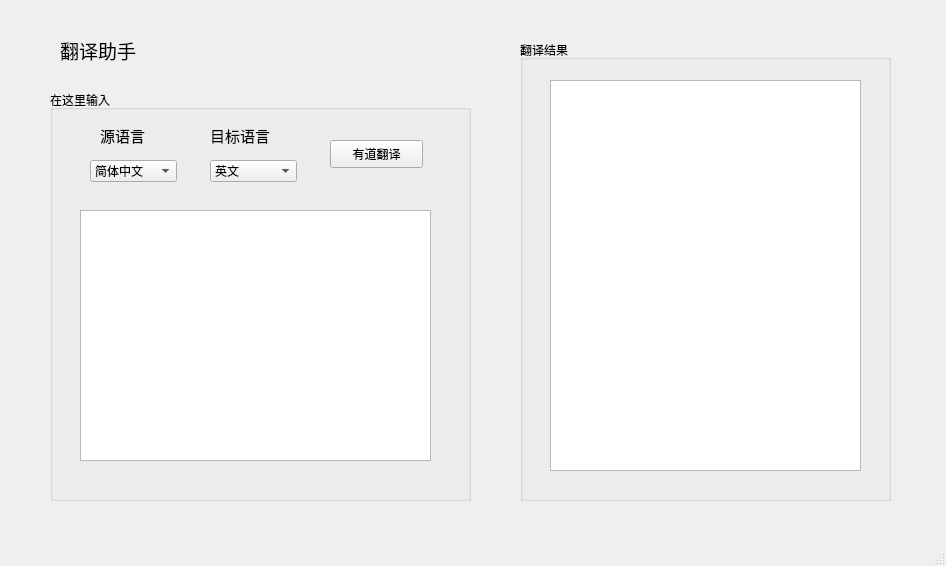
<?xml version="1.0" encoding="UTF-8"?>
<ui version="4.0">
 <class>TransWindow</class>
 <widget class="QMainWindow" name="TransWindow">
  <property name="geometry">
   <rect>
    <x>0</x>
    <y>0</y>
    <width>946</width>
    <height>566</height>
   </rect>
  </property>
  <property name="windowTitle">
   <string>MainWindow</string>
  </property>
  <widget class="QWidget" name="centralwidget">
   <widget class="QLabel" name="label">
    <property name="geometry">
     <rect>
      <x>60</x>
      <y>30</y>
      <width>101</width>
      <height>41</height>
     </rect>
    </property>
    <property name="font">
     <font>
      <family>华文仿宋</family>
      <pointsize>14</pointsize>
     </font>
    </property>
    <property name="text">
     <string>翻译助手</string>
    </property>
   </widget>
   <widget class="QGroupBox" name="groupBox">
    <property name="geometry">
     <rect>
      <x>50</x>
      <y>90</y>
      <width>421</width>
      <height>411</height>
     </rect>
    </property>
    <property name="title">
     <string>在这里输入</string>
    </property>
    <widget class="QTextEdit" name="textEdit">
     <property name="geometry">
      <rect>
       <x>30</x>
       <y>120</y>
       <width>351</width>
       <height>251</height>
      </rect>
     </property>
    </widget>
    <widget class="QLabel" name="label_2">
     <property name="geometry">
      <rect>
       <x>50</x>
       <y>30</y>
       <width>61</width>
       <height>31</height>
      </rect>
     </property>
     <property name="font">
      <font>
       <pointsize>11</pointsize>
      </font>
     </property>
     <property name="text">
      <string>源语言</string>
     </property>
    </widget>
    <widget class="QLabel" name="label_3">
     <property name="geometry">
      <rect>
       <x>160</x>
       <y>30</y>
       <width>81</width>
       <height>31</height>
      </rect>
     </property>
     <property name="font">
      <font>
       <pointsize>11</pointsize>
      </font>
     </property>
     <property name="text">
      <string>目标语言</string>
     </property>
    </widget>
    <widget class="QComboBox" name="comboBox">
     <property name="geometry">
      <rect>
       <x>40</x>
       <y>70</y>
       <width>87</width>
       <height>22</height>
      </rect>
     </property>
     <item>
      <property name="text">
       <string>简体中文</string>
      </property>
     </item>
     <item>
      <property name="text">
       <string>繁体中文</string>
      </property>
     </item>
     <item>
      <property name="text">
       <string>英文</string>
      </property>
     </item>
     <item>
      <property name="text">
       <string>日文</string>
      </property>
     </item>
     <item>
      <property name="text">
       <string>韩文</string>
      </property>
     </item>
     <item>
      <property name="text">
       <string>法文</string>
      </property>
     </item>
     <item>
      <property name="text">
       <string>俄文</string>
      </property>
     </item>
     <item>
      <property name="text">
       <string>阿拉伯文</string>
      </property>
     </item>
    </widget>
    <widget class="QComboBox" name="comboBox_2">
     <property name="geometry">
      <rect>
       <x>160</x>
       <y>70</y>
       <width>87</width>
       <height>22</height>
      </rect>
     </property>
     <item>
      <property name="text">
       <string>英文</string>
      </property>
     </item>
     <item>
      <property name="text">
       <string>简体中文</string>
      </property>
     </item>
     <item>
      <property name="text">
       <string>繁体中文</string>
      </property>
     </item>
     <item>
      <property name="text">
       <string>日文</string>
      </property>
     </item>
     <item>
      <property name="text">
       <string>韩文</string>
      </property>
     </item>
     <item>
      <property name="text">
       <string>法文</string>
      </property>
     </item>
     <item>
      <property name="text">
       <string>俄文</string>
      </property>
     </item>
     <item>
      <property name="text">
       <string>阿拉伯文</string>
      </property>
     </item>
    </widget>
    <widget class="QPushButton" name="pushButton">
     <property name="geometry">
      <rect>
       <x>280</x>
       <y>50</y>
       <width>93</width>
       <height>28</height>
      </rect>
     </property>
     <property name="text">
      <string>有道翻译</string>
     </property>
    </widget>
   </widget>
   <widget class="QGroupBox" name="groupBox_2">
    <property name="geometry">
     <rect>
      <x>520</x>
      <y>40</y>
      <width>371</width>
      <height>461</height>
     </rect>
    </property>
    <property name="title">
     <string>翻译结果</string>
    </property>
    <widget class="QTextBrowser" name="textBrowser">
     <property name="geometry">
      <rect>
       <x>30</x>
       <y>40</y>
       <width>311</width>
       <height>391</height>
      </rect>
     </property>
    </widget>
   </widget>
  </widget>
  <widget class="QMenuBar" name="menubar">
   <property name="geometry">
    <rect>
     <x>0</x>
     <y>0</y>
     <width>946</width>
     <height>26</height>
    </rect>
   </property>
  </widget>
  <widget class="QStatusBar" name="statusbar"/>
 </widget>
 <resources/>
 <connections>
  <connection>
   <sender>pushButton</sender>
   <signal>clicked()</signal>
   <receiver>TransWindow</receiver>
   <slot>trans()</slot>
   <hints>
    <hint type="sourcelabel">
     <x>407</x>
     <y>177</y>
    </hint>
    <hint type="destinationlabel">
     <x>443</x>
     <y>76</y>
    </hint>
   </hints>
  </connection>
 </connections>
 <slots>
  <slot>trans()</slot>
 </slots>
</ui>
